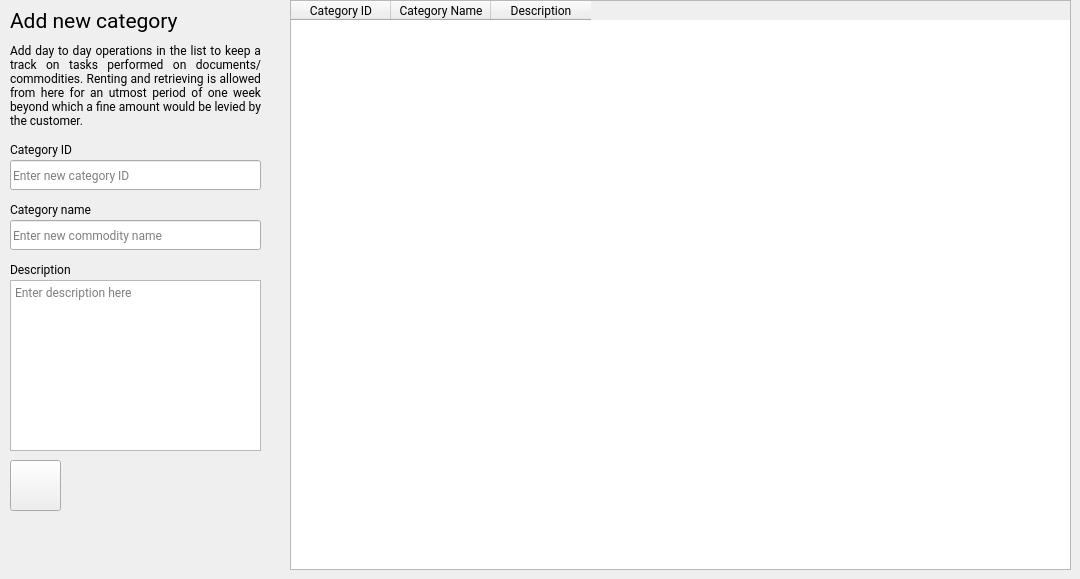
      <widget class="QWidget" name="tab_22">
       <attribute name="icon">
        <iconset resource="icons.qrc">
         <normaloff>:/icons/active_svg/create.svg</normaloff>:/icons/active_svg/create.svg</iconset>
       </attribute>
       <attribute name="title">
        <string/>
       </attribute>
       <widget class="QLabel" name="label_172">
        <property name="geometry">
         <rect>
          <x>10</x>
          <y>40</y>
          <width>251</width>
          <height>91</height>
         </rect>
        </property>
        <property name="font">
         <font>
          <family>Roboto</family>
          <weight>50</weight>
          <italic>false</italic>
          <bold>false</bold>
         </font>
        </property>
        <property name="styleSheet">
         <string notr="true"/>
        </property>
        <property name="text">
         <string>Add day to day operations in the list to keep a track on tasks performed on documents/commodities. Renting and retrieving is allowed from here for an utmost period of one week beyond which a fine amount would be levied by the customer.</string>
        </property>
        <property name="alignment">
         <set>Qt::AlignJustify|Qt::AlignVCenter</set>
        </property>
        <property name="wordWrap">
         <bool>true</bool>
        </property>
       </widget>
       <widget class="QLabel" name="label_173">
        <property name="geometry">
         <rect>
          <x>10</x>
          <y>0</y>
          <width>211</width>
          <height>41</height>
         </rect>
        </property>
        <property name="font">
         <font>
          <family>Roboto</family>
          <pointsize>16</pointsize>
         </font>
        </property>
        <property name="text">
         <string>Add new category</string>
        </property>
       </widget>
       <widget class="QLabel" name="label_70">
        <property name="geometry">
         <rect>
          <x>10</x>
          <y>140</y>
          <width>121</width>
          <height>18</height>
         </rect>
        </property>
        <property name="font">
         <font>
          <family>Roboto</family>
         </font>
        </property>
        <property name="text">
         <string>Category ID</string>
        </property>
       </widget>
       <widget class="QLabel" name="label_71">
        <property name="geometry">
         <rect>
          <x>10</x>
          <y>200</y>
          <width>121</width>
          <height>18</height>
         </rect>
        </property>
        <property name="font">
         <font>
          <family>Roboto</family>
         </font>
        </property>
        <property name="text">
         <string>Category name</string>
        </property>
       </widget>
       <widget class="QLineEdit" name="catg_add_idno">
        <property name="geometry">
         <rect>
          <x>10</x>
          <y>160</y>
          <width>251</width>
          <height>30</height>
         </rect>
        </property>
        <property name="font">
         <font>
          <family>Roboto</family>
         </font>
        </property>
        <property name="placeholderText">
         <string>Enter new category ID</string>
        </property>
       </widget>
       <widget class="QLineEdit" name="catg_add_name">
        <property name="geometry">
         <rect>
          <x>10</x>
          <y>220</y>
          <width>251</width>
          <height>30</height>
         </rect>
        </property>
        <property name="font">
         <font>
          <family>Roboto</family>
         </font>
        </property>
        <property name="placeholderText">
         <string>Enter new commodity name</string>
        </property>
       </widget>
       <widget class="QTextEdit" name="catg_add_desc">
        <property name="geometry">
         <rect>
          <x>10</x>
          <y>280</y>
          <width>251</width>
          <height>171</height>
         </rect>
        </property>
        <property name="font">
         <font>
          <family>Roboto</family>
         </font>
        </property>
        <property name="placeholderText">
         <string>Enter description here</string>
        </property>
       </widget>
       <widget class="QLabel" name="label_82">
        <property name="geometry">
         <rect>
          <x>10</x>
          <y>260</y>
          <width>121</width>
          <height>18</height>
         </rect>
        </property>
        <property name="font">
         <font>
          <family>Roboto</family>
         </font>
        </property>
        <property name="text">
         <string>Description</string>
        </property>
       </widget>
       <widget class="QTableWidget" name="show_all_catgs">
        <property name="geometry">
         <rect>
          <x>290</x>
          <y>0</y>
          <width>781</width>
          <height>570</height>
         </rect>
        </property>
        <property name="font">
         <font>
          <family>Roboto</family>
          <weight>50</weight>
          <bold>false</bold>
         </font>
        </property>
        <property name="sizeAdjustPolicy">
         <enum>QAbstractScrollArea::AdjustToContents</enum>
        </property>
        <column>
         <property name="text">
          <string>Category ID</string>
         </property>
        </column>
        <column>
         <property name="text">
          <string>Category Name</string>
         </property>
        </column>
        <column>
         <property name="text">
          <string>Description</string>
         </property>
        </column>
       </widget>
       <widget class="QPushButton" name="add_catgs">
        <property name="geometry">
         <rect>
          <x>10</x>
          <y>460</y>
          <width>51</width>
          <height>51</height>
         </rect>
        </property>
        <property name="text">
         <string/>
        </property>
        <property name="icon">
         <iconset resource="icons.qrc">
          <normaloff>:/icons/active_svg/create.svg</normaloff>:/icons/active_svg/create.svg</iconset>
        </property>
        <property name="iconSize">
         <size>
          <width>64</width>
          <height>64</height>
         </size>
        </property>
       </widget>
      </widget>
